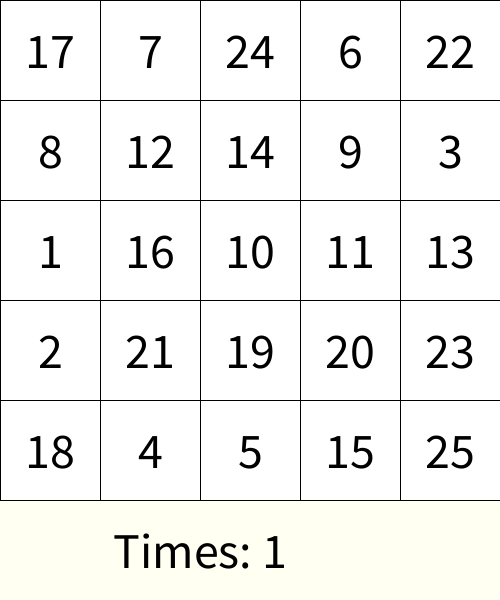
Frame 1 (no input)
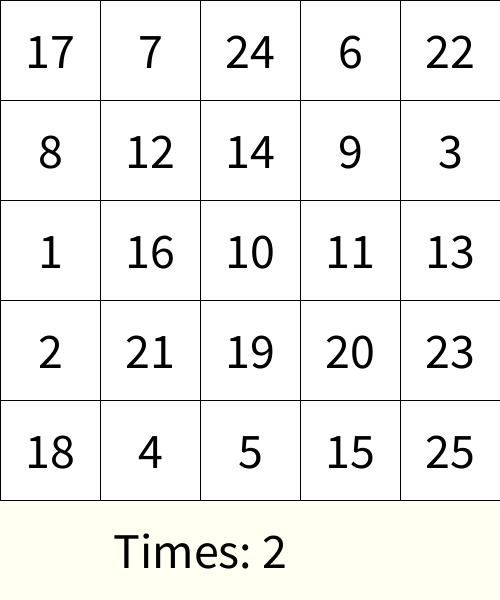
Frame 60 (the mouse pressed at the canvas centre just before this capture)
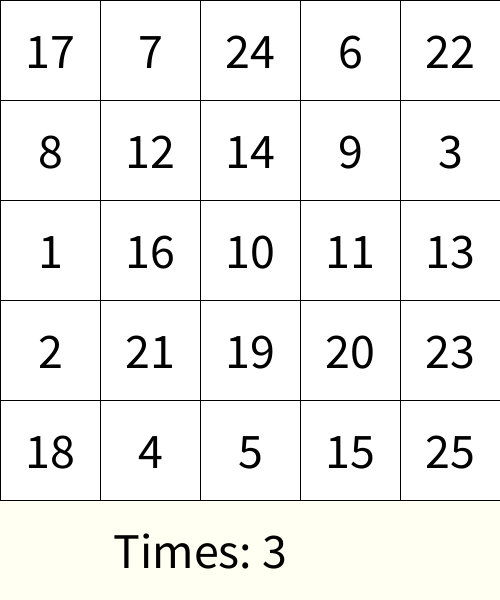
Frame 120 (the mouse held since frame 60 and released just before this capture)

The Processing sketch that drew these frames (run headless with seeded random() and noise(); from frame 60 on, the mouse is pressed at the canvas centre):

// Processing sketch: week06_7_schulte_table07_millis
// ── week06_7_schulte_table07_millis.pde
// week06_7_schulte_table07_millis
int [] used = new int[26];//0....25
int [][] table = new int[5][5];
void setup() {
  size(500, 600);
  textSize(50);
  textAlign(CENTER,CENTER);
  for(int i=0; i<5; i++){
    for(int j=0; j<5; j++){
      int now = int(random(1,26));
      while(used[now]==1) now = int(random(1,26));
      table[i][j] = now;
      used[now] = 1;
    }
  }
}
int [][] pressed = new int[5][5];
void draw() {
  background(#FFFFF2);
  for(int i=0; i<5; i++){
    for(int j=0;j<5;j++){
      if(pressed[i][j]==1) fill(128);
      else fill(255);
      rect(j*100, i*100, 100, 100);
      fill(0); text(""+table[i][j], 50+j*100, 50+i*100);
    }
  }
  text("Times: "+millis()/1000, 200,550);
}
int want = 1;
void mousePressed(){
  int i= mouseY/100, j = mouseX/100;
  if(table[i][j]==want){
    pressed[i][j] = 1;
    want++;
  }
}
